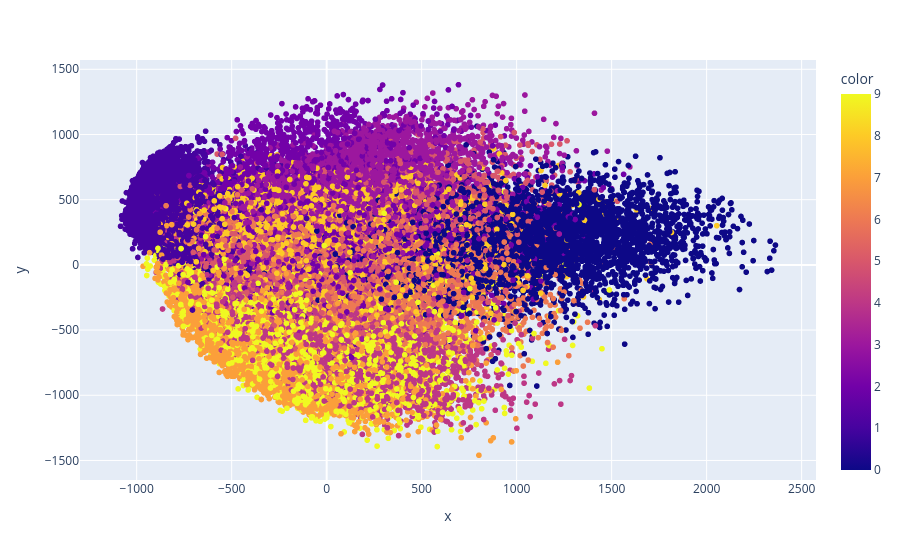

Notebook cell for this chart:
### Code cell
import plotly.express as px

y_train_trf = y_train.astype(str)

fig = px.scatter(
    x=X_train[:,0],
    y=X_train[:,1],
    color=y_train,
    color_discrete_sequence=px.colors.qualitative.G10
)

fig.show()

### Figure 1 — Plotly figure (JSON) as saved in the notebook; plotly's stock layout.template omitted (floating-point values rounded to 4 significant figures; data arrays with more than 128 entries replaced by an {"elided": "..."} marker saying what was removed)
{"data": [{"hovertemplate": "x=%{x}<br>y=%{y}<br>color=%{marker.color}<extra></extra>", "legendgroup": "", "marker": {"color": {"elided": "48000 int values"}, "coloraxis": "coloraxis", "symbol": "circle"}, "mode": "markers", "name": "", "showlegend": false, "type": "scattergl", "x": {"elided": "48000 float values"}, "xaxis": "x", "y": {"elided": "48000 float values"}, "yaxis": "y"}], "layout": {"coloraxis": {"colorbar": {"title": {"text": "color"}}, "colorscale": [[0, "#0d0887"], [0.1111, "#46039f"], [0.2222, "#7201a8"], [0.3333, "#9c179e"], [0.4444, "#bd3786"], [0.5556, "#d8576b"], [0.6667, "#ed7953"], [0.7778, "#fb9f3a"], [0.8889, "#fdca26"], [1, "#f0f921"]]}, "legend": {"tracegroupgap": 0}, "margin": {"t": 60}, "xaxis": {"anchor": "y", "domain": [0, 1], "title": {"text": "x"}}, "yaxis": {"anchor": "x", "domain": [0, 1], "title": {"text": "y"}}}}
